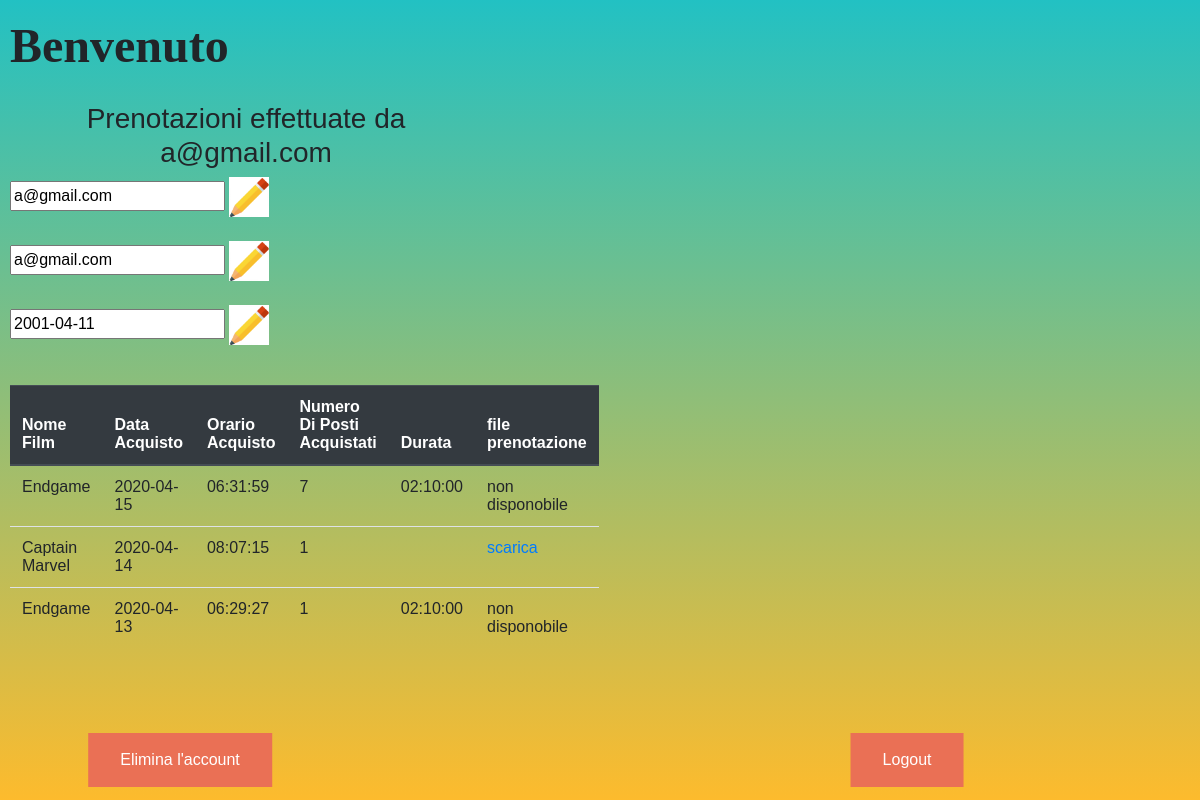
Page /esPHP/TheCinema/AreaPersonale/areaLogin.php (signed in) on the earlier database version.
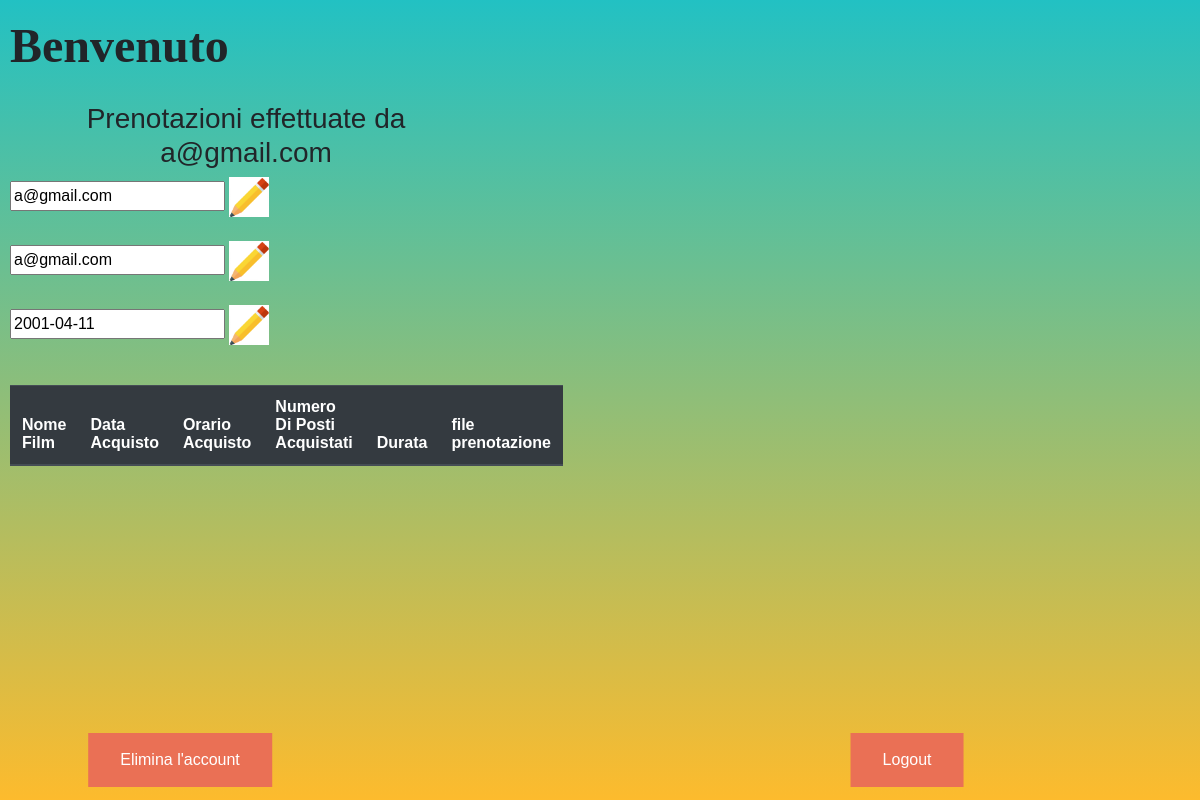
Same page on the later database version.
### tables this page shows
CREATE TABLE `acquistabiglietto` (
  `codTransazione` int(11) NOT NULL,
  `oraAcquisto` time DEFAULT NULL,
  `dataAcquisto` date DEFAULT NULL,
  `idCliente` int(11) DEFAULT NULL,
  `idProiezione` int(11) DEFAULT NULL,
  `id_posto` int(11) DEFAULT NULL,
  `QRCode` varchar(128) DEFAULT NULL,
  `randomString` varchar(128) DEFAULT NULL
);

CREATE TABLE `film` (
  `codiceFilm` int(11) NOT NULL,
  `nome` varchar(32) DEFAULT NULL,
  `dataInizioProiezione` date DEFAULT NULL,
  `dataFineProiezione` date DEFAULT NULL,
  `durata` time DEFAULT NULL,
  `foto` varchar(64) DEFAULT NULL
);

### esPHP/TheCinema/AreaPersonale/areaLogin.php (the view, shortened to what this page needs)
<html>
	<head>
		<link rel="stylesheet" href="https://stackpath.bootstrapcdn.com/bootstrap/4.4.1/css/bootstrap.min.css">
	</head>
	<body>
		<a> <font face='Work Sans' size='900'> Benvenuto  </font></a>
		<?php
			$ip = $_SERVER['SERVER_NAME'];
			$porta = $_SERVER['SERVER_PORT'];
			include "connessione.php";
			$u = $_SESSION["user"];
			$sql = "select f.*, p.*, acqb.*,count(acqb.codTransazione) as num_posti_comprati,p.dataProiezione,acqb.codTransazione from acquistabiglietto acqb join utente u on(acqb.idCliente = u.idUtente)
				join proiezione p on(acqb.idProiezione = p.idProiezione)
				join film f on(p.codiceFilm = f.codiceFilm) where u.username = \"$u\"
				group by acqb.randomString";
			$result = $conn->query($sql);
			$msg = " <h3 align=\"center\">Prenotazioni effettuate da $u</h3> <table  class=\"table\">
									<thead class=\"thead-dark\">
										<tr>
											<th scope=\"col\">Nome Film</th>
											<th scope=\"col\">Data Acquisto</th>
											<th scope=\"col\">Orario Acquisto</th>
											<th scope=\"col\">Numero Di Posti Acquistati</th>
											<th scope=\"col\">Durata</th>
											<th scope=\"col\">file prenotazione</th>
										</tr>
									</thead>
									<tbody>";
									$data=date("Y/m/d");
									$dataOggi = new DateTime($data);
									$annoAttuale=$dataOggi->format('Y');
									$giornoAttuale=$dataOggi->format('d');
			if($result->num_rows > 0){
				while($row = $result->fetch_assoc()) {
				$codTrans= $row["codTransazione"];
				$dtPren=$row["dataProiezione"];
				$dataPren = new DateTime($dtPren);
				$meseProiezione=$dataPren->format('F');
				$giornoProiezione=$dataPren->format('d');
						if($annoproiezione=$annoAttuale && $meseAttuale=$meseProiezione && $giornoAttuale>$giornoProiezione){
						$msg .= "<tr> <td scope=\"row\">  " . $row['nome'] . "</td>
												<td>" . $row['dataAcquisto'] . "</td>
												<td>" . $row['oraAcquisto'] . "</td>
												<td>" . $row['num_posti_comprati'] . "</td>
												<td>" . $row['durata'] . "</td>
												<td> non disponobile </td>
											</tr>";
						}else{
							$msg .= "<tr> <td scope=\"row\">  " . $row['nome'] . "</td>
													<td>" . $row['dataAcquisto'] . "</td>
													<td>" . $row['oraAcquisto'] . "</td>
													<td>" . $row['num_posti_comprati'] . "</td>
													<td>" . $row['durata'] . "</td>
													<td> <a href=\"ricreaPdfPrenotazione/creaPDF.php?codTransazione=$codTrans\" >scarica<a> </td>
												</tr>";
						}
				}
			}
			$msg .= "	</tbody>";
			$username=$_SESSION["usrLogin"];
			$mail=$_SESSION["mailLogin"];
			$dataNascita=$_SESSION["dataLogin"];
				if(isset($_GET["campo"])){
					$campoDaModificare=$_GET["campo"];
					if($campoDaModificare=="usr"){
						$_SESSION["modificoUsr"]=1;
						$_SESSION["modificoData"]=null;
						$_SESSION["modificaMail"]=null;
						$_SESSION["editMode"]=1;
					}
					if($campoDaModificare=="mail"){
						$_SESSION["modificoMail"]=1;
						$_SESSION["modificoData"]=null;
						$_SESSION["modificoUsr"]=null;
						$_SESSION["editMode"]=1;
					}
					if($campoDaModificare=="dataNascita"){
						$_SESSION["modificoData"]=1;
						$_SESSION["modificoUsr"]=null;
						$_SESSION["modificoMail"]=null;
						$_SESSION["editMode"]=1;
					}
					$_SESSION["editMode"]=null;
					if(isset($_SESSION["modificoUsr"])){
						$msg.="<form method=\"post\" action=\"modificaAccount.php\">
						<input type=\"text\" name=\"editUsr\" value=\"$username\" ><input type=\"submit\" value=\"Aggiorna\"/><br><br>
						<input type=\"text\" name=\"mail\" value=\"$mail\" readonly><br><br>
						<input type=\"text\" name=\"data\" value=\"$dataNascita\" readonly><br><br>
						</form>";
						$_SESSION["editMode"]=null;
					}else{
						if(isset($_SESSION["modificoMail"])){
							$msg.="<form method=\"post\" action=\"modificaAccount.php\">
							<input type=\"text\" name=\"usr\" value=\"$username\" readonly><br><br>
							<input type=\"text\" name=\"editMail\" value=\"$mail\" ><input type=\"submit\" value=\"Aggiorna\"/><br><br>
							<input type=\"text\" name=\"data\" value=\"$dataNascita\" readonly><br><br>
							</form>";
							$_SESSION["editMode"]=null;
						}else{
							if(isset($_SESSION["modificoData"])){
								$msg.="<form method=\"post\" action=\"modificaAccount.php\">
								<input type=\"text\" name=\"usr\" value=\"$username\" readonly><br><br>
								<input type=\"text\" name=\"mail\" value=\"$mail\" readonly><br><br>";
								$data = date("Y-m-d");
								$msg.="<input type=\"date\" name=\"editData\" value=\"$dataNascita\" min=\"1950-01-01\" max=\"$data\" ><input type=\"submit\" value=\"Aggiorna\"/><br><br>
								</form>";
								$_SESSION["editMode"]=null;
							}
						}
					}
				}else{
					if(!isset(	$_SESSION["editMode"])){
						$msg.="
						<input type=\"text\" name=\"usr\" value=\"$username\" readonly><a href=\"http://$ip:$porta/esPHP/TheCinema/AreaPersonale/areaLogin.php?campo=usr\" > <img  width=\"40px\" height=\"40px\" src=\" http://" .$ip .":" .$porta ."/esPHP/TheCinema/Immagini/pen.png\" /></a><br><br>
						<input type=\"text\" name=\"mail\" value=\"$mail\" readonly><a href=\"http://$ip:$porta/esPHP/TheCinema/AreaPersonale/areaLogin.php?campo=mail\" > <img  width=\"40px\" height=\"40px\" src=\"http://" .$ip .":" .$porta ."/esPHP/TheCinema/Immagini/pen.png\" /></a><br><br>
						<input type=\"text\" name=\"data\" value=\"$dataNascita\" readonly><a href=\"http://$ip:$porta/esPHP/TheCinema/AreaPersonale/areaLogin.php?campo=dataNascita\" > <img  width=\"40px\" height=\"40px\" src=\"http://" .$ip .":" .$porta ."/esPHP/TheCinema/Immagini/pen.png\" /></a><br><br>
									";
					}
				}
			echo "<div class=\"b_container\">
							<div class=\"left_tpart\">
								$msg
							</div>
						</div>";
?>
<div>
	<form action="areaLogin.php" method="post">
		<input type="submit" name="logout" class="button1"  value="Logout"></input>
	</form>
	<button type="submit" onclick="myFunction()" name="elimina" class="button2" id="2" >Elimina l'account</button>
</div>
</body>
</html>

### esPHP/TheCinema/AreaPersonale/areaLogin.php (style rules this page uses)
.b_container { padding: 0px; border: 0px; margin: 20px 0px; width: 100%; }
.left_tpart { width: 40%; left: 0%; }
.button2 { border: none; color: white; padding: 15px 32px; text-align: center; text-decoration: none; display: inline-block; font-size: 16px; background-color: #EA7055; position: absolute; top: 95%; left: 15%; transform: translate(-50%, -50%); }
.button1 { border: none; color: white; padding: 15px 32px; text-align: center; text-decoration: none; display: inline-block; font-size: 16px; background-color: #EA7055; position: absolute; top: 95%; right: 15%; transform: translate(-50%, -50%); }
body { margin: 10; background: rgb(253,187,45); background: linear-gradient(0deg, rgba(253,187,45,1) 0%, rgba(34,193,195,1) 100%); font-family: 'Work Sans', sans-serif; font-weight: 900; }

Differences in the rows shown:
removed acquistabiglietto: film.nome "Endgame", dataAcquisto "2020-04-15", oraAcquisto "06:31:59", num_posti_comprati "7", film.durata "02:10:00"
removed acquistabiglietto: film.nome "Captain Marvel", dataAcquisto "2020-04-14", oraAcquisto "08:07:15", num_posti_comprati "1"
removed acquistabiglietto: film.nome "Endgame", dataAcquisto "2020-04-13", oraAcquisto "06:29:27", num_posti_comprati "1", film.durata "02:10:00"
